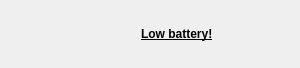
<?xml version="1.0" encoding="UTF-8"?>
<ui version="4.0">
 <class>Notification</class>
 <widget class="QDialog" name="Notification">
  <property name="geometry">
   <rect>
    <x>0</x>
    <y>0</y>
    <width>300</width>
    <height>68</height>
   </rect>
  </property>
  <property name="windowTitle">
   <string>Dialog</string>
  </property>
  <property name="windowOpacity">
   <double>0.500000000000000</double>
  </property>
  <property name="autoFillBackground">
   <bool>false</bool>
  </property>
  <layout class="QVBoxLayout" name="verticalLayout">
   <property name="spacing">
    <number>0</number>
   </property>
   <property name="leftMargin">
    <number>0</number>
   </property>
   <property name="topMargin">
    <number>0</number>
   </property>
   <property name="rightMargin">
    <number>0</number>
   </property>
   <property name="bottomMargin">
    <number>0</number>
   </property>
   <item>
    <widget class="QStackedWidget" name="mainStack">
     <property name="currentIndex">
      <number>2</number>
     </property>
     <widget class="QWidget" name="page">
      <layout class="QVBoxLayout" name="verticalLayout_2">
       <item>
        <layout class="QGridLayout" name="gridLayout">
         <item row="0" column="0" rowspan="2">
          <widget class="QLabel" name="ACStateImage">
           <property name="minimumSize">
            <size>
             <width>48</width>
             <height>48</height>
            </size>
           </property>
           <property name="maximumSize">
            <size>
             <width>48</width>
             <height>48</height>
            </size>
           </property>
           <property name="text">
            <string/>
           </property>
           <property name="pixmap">
            <pixmap resource="../pc-power.qrc">:/images/ac_power.png</pixmap>
           </property>
           <property name="scaledContents">
            <bool>true</bool>
           </property>
          </widget>
         </item>
         <item row="0" column="1">
          <layout class="QHBoxLayout" name="horizontalLayout_3">
           <item>
            <spacer name="horizontalSpacer_2">
             <property name="orientation">
              <enum>Qt::Horizontal</enum>
             </property>
             <property name="sizeHint" stdset="0">
              <size>
               <width>40</width>
               <height>20</height>
              </size>
             </property>
            </spacer>
           </item>
           <item>
            <widget class="QLabel" name="reasonLabel">
             <property name="font">
              <font>
               <weight>75</weight>
               <bold>true</bold>
               <underline>true</underline>
              </font>
             </property>
             <property name="text">
              <string/>
             </property>
            </widget>
           </item>
           <item>
            <spacer name="horizontalSpacer_3">
             <property name="orientation">
              <enum>Qt::Horizontal</enum>
             </property>
             <property name="sizeHint" stdset="0">
              <size>
               <width>40</width>
               <height>20</height>
              </size>
             </property>
            </spacer>
           </item>
          </layout>
         </item>
         <item row="1" column="1">
          <layout class="QHBoxLayout" name="horizontalLayout">
           <item>
            <widget class="QLabel" name="label">
             <property name="text">
              <string>Profile:</string>
             </property>
            </widget>
           </item>
           <item>
            <widget class="QLabel" name="profileNameLabel">
             <property name="font">
              <font>
               <weight>75</weight>
               <bold>true</bold>
              </font>
             </property>
             <property name="text">
              <string>TextLabel</string>
             </property>
            </widget>
           </item>
           <item>
            <spacer name="horizontalSpacer">
             <property name="orientation">
              <enum>Qt::Horizontal</enum>
             </property>
             <property name="sizeHint" stdset="0">
              <size>
               <width>40</width>
               <height>20</height>
              </size>
             </property>
            </spacer>
           </item>
          </layout>
         </item>
        </layout>
       </item>
      </layout>
     </widget>
     <widget class="QWidget" name="page_2">
      <layout class="QHBoxLayout" name="horizontalLayout_2">
       <item>
        <widget class="QLabel" name="ACStateImage_2">
         <property name="minimumSize">
          <size>
           <width>32</width>
           <height>32</height>
          </size>
         </property>
         <property name="maximumSize">
          <size>
           <width>32</width>
           <height>32</height>
          </size>
         </property>
         <property name="text">
          <string/>
         </property>
         <property name="pixmap">
          <pixmap resource="../pc-power.qrc">:/images/backlight.png</pixmap>
         </property>
         <property name="scaledContents">
          <bool>true</bool>
         </property>
        </widget>
       </item>
       <item>
        <widget class="QProgressBar" name="backlightPB">
         <property name="value">
          <number>24</number>
         </property>
        </widget>
       </item>
      </layout>
     </widget>
     <widget class="QWidget" name="page_3">
      <layout class="QHBoxLayout" name="horizontalLayout_4">
       <item>
        <widget class="QLabel" name="ACStateImage_3">
         <property name="minimumSize">
          <size>
           <width>48</width>
           <height>48</height>
          </size>
         </property>
         <property name="maximumSize">
          <size>
           <width>48</width>
           <height>48</height>
          </size>
         </property>
         <property name="text">
          <string/>
         </property>
         <property name="pixmap">
          <pixmap resource="../pc-power.qrc">:/images/on_low_battery.png</pixmap>
         </property>
         <property name="scaledContents">
          <bool>true</bool>
         </property>
        </widget>
       </item>
       <item>
        <spacer name="horizontalSpacer_4">
         <property name="orientation">
          <enum>Qt::Horizontal</enum>
         </property>
         <property name="sizeHint" stdset="0">
          <size>
           <width>67</width>
           <height>20</height>
          </size>
         </property>
        </spacer>
       </item>
       <item>
        <widget class="QLabel" name="label_2">
         <property name="font">
          <font>
           <weight>75</weight>
           <bold>true</bold>
           <underline>true</underline>
          </font>
         </property>
         <property name="text">
          <string>Low battery!</string>
         </property>
        </widget>
       </item>
       <item>
        <spacer name="horizontalSpacer_5">
         <property name="orientation">
          <enum>Qt::Horizontal</enum>
         </property>
         <property name="sizeHint" stdset="0">
          <size>
           <width>67</width>
           <height>20</height>
          </size>
         </property>
        </spacer>
       </item>
      </layout>
     </widget>
    </widget>
   </item>
  </layout>
 </widget>
 <resources>
  <include location="../pc-power.qrc"/>
 </resources>
 <connections/>
</ui>
